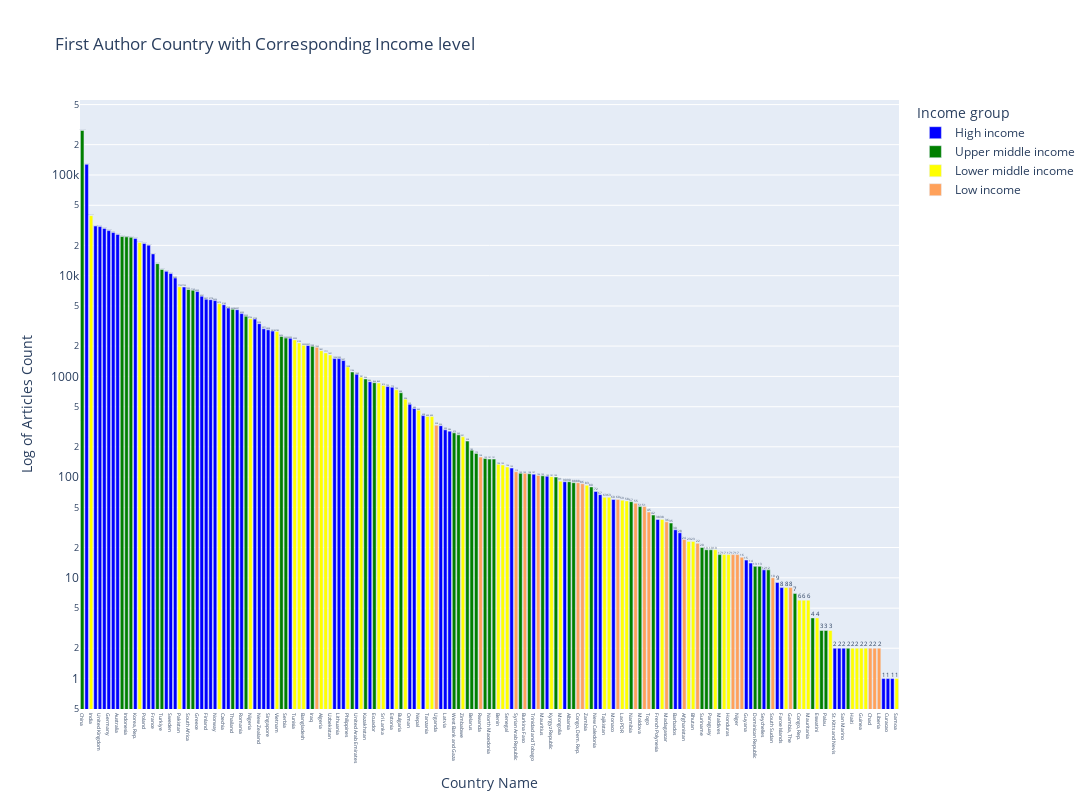

Notebook cell for this chart:
### Markdown cell above
# Visualization-1 (First Author Country with Corresponding Income level)

### Code cell
import plotly.express as px
fig=px.bar(first_author_ctry_data, x='Country Name', y='Articles Count', color='Income group', log_y=True, color_discrete_map={
                'High income': 'blue',
                'Upper middle income' : 'green',
                'Lower middle income': 'yellow',
                'Low Income' : 'red'},
            labels={"Articles Count": "Log of Articles Count"},
           title='First Author Country with Corresponding Income level',
               category_orders={'Income group':['High income', 'Upper middle income', 'Lower middle income','Low Income']}, width=1500, height=800, text_auto=True)
fig.update_layout(xaxis_categoryorder = 'total descending')
fig.update_layout(
xaxis = dict(
tickfont = dict(size=5)))
fig.update_traces(cliponaxis=False)
'''
fig.update_layout(color_discrete_map={
                'High income': 'blue',
                'Upper middle income' : 'green',
                'Lower middle income': 'yellow',
                'Low Income' : 'red'})
'''
#fig.write_html("/Users/prathimagodha/Desktop/plot1.html")
fig.show()

### Figure 1 — Plotly figure (JSON) as saved in the notebook; plotly's stock layout.template omitted (floating-point values rounded to 4 significant figures)
{"data": [{"alignmentgroup": "True", "cliponaxis": false, "hovertemplate": "Income group=High income<br>Country Name=%{x}<br>Log of Articles Count=%{y}<extra></extra>", "legendgroup": "High income", "marker": {"color": "blue", "pattern": {"shape": ""}}, "name": "High income", "offsetgroup": "High income", "orientation": "v", "showlegend": true, "textposition": "auto", "texttemplate": "%{y}", "type": "bar", "x": ["United States", "Spain", "United Kingdom", "Italy", "Germany", "Canada", "Australia", "Korea, Rep.", "Poland", "Japan", "France", "Netherlands", "Sweden", "Portugal", "Switzerland", "Greece", "Belgium", "Finland", "Denmark", "Norway", "Czechia", "Austria", "Saudi Arabia", "Romania", "Chile", "New Zealand", "Israel", "Singapore", "Hungary", "Ireland", "Slovak Republic", "Croatia", "Lithuania", "Slovenia", "United Arab Emirates", "Cyprus", "Qatar", "Estonia", "Oman", "Kuwait", "Iceland", "Luxembourg", "Latvia", "Uruguay", "Brunei Darussalam", "Trinidad and Tobago", "Malta", "Bahrain", "New Caledonia", "Panama", "Monaco", "French Polynesia", "Barbados", "Greenland", "Guyana", "Bahamas, The", "Seychelles", "Bermuda", "Faroe Islands", "St. Kitts and Nevis", "Liechtenstein", "San Marino", "Turks and Caicos Islands", "Curacao", "Andorra"], "xaxis": "x", "y": [127527, 31149, 30720, 29463, 28023, 26800, 25711, 23459, 20894, 20074, 16458, 11042, 10510, 9483, 7722, 6959, 6261, 5837, 5778, 5656, 5145, 4768, 4597, 4205, 3708, 3338, 2971, 2898, 2818, 2392, 2027, 1504, 1502, 1437, 1049, 886, 793, 779, 529, 480, 408, 324, 295, 286, 123, 107, 102, 90, 72, 67, 60, 38, 30, 28, 15, 14, 12, 9, 8, 2, 2, 2, 1, 1, 1], "yaxis": "y"}, {"alignmentgroup": "True", "cliponaxis": false, "hovertemplate": "Income group=Upper middle income<br>Country Name=%{x}<br>Log of Articles Count=%{y}<extra></extra>", "legendgroup": "Upper middle income", "marker": {"color": "green", "pattern": {"shape": ""}}, "name": "Upper middle income", "offsetgroup": "Upper middle income", "orientation": "v", "showlegend": true, "textposition": "auto", "texttemplate": "%{y}", "type": "bar", "x": ["China", "Brazil", "Indonesia", "Russian Federation", "Malaysia", "Turkiye", "South Africa", "Mexico", "Thailand", "Argentina", "Colombia", "Serbia", "Iraq", "Peru", "Kazakhstan", "Ecuador", "Bulgaria", "West Bank and Gaza", "Costa Rica", "Georgia", "Belarus", "Cuba", "Bosnia and Herzegovina", "North Macedonia", "Botswana", "Azerbaijan", "Armenia", "Mauritius", "Montenegro", "Albania", "Fiji", "Kosovo", "Namibia", "Moldova", "Jamaica", "Libya", "Suriname", "Guatemala", "Paraguay", "Maldives", "Dominican Republic", "Grenada", "Turkmenistan", "Gabon", "Belize", "St. Lucia", "Palau", "El Salvador"], "xaxis": "x", "y": [276703, 24481, 24295, 24051, 13170, 11534, 7292, 7169, 4638, 3953, 2496, 2402, 1988, 1106, 944, 866, 688, 275, 263, 228, 185, 172, 153, 151, 151, 109, 108, 103, 100, 90, 88, 80, 57, 51, 42, 35, 20, 19, 19, 17, 13, 13, 12, 7, 4, 3, 3, 2], "yaxis": "y"}, {"alignmentgroup": "True", "cliponaxis": false, "hovertemplate": "Income group=Lower middle income<br>Country Name=%{x}<br>Log of Articles Count=%{y}<extra></extra>", "legendgroup": "Lower middle income", "marker": {"color": "yellow", "pattern": {"shape": ""}}, "name": "Lower middle income", "offsetgroup": "Lower middle income", "orientation": "v", "showlegend": true, "textposition": "auto", "texttemplate": "%{y}", "type": "bar", "x": ["India", "Iran, Islamic Rep.", "Pakistan", "Egypt, Arab Rep.", "Nigeria", "Vietnam", "Tunisia", "Morocco", "Bangladesh", "Algeria", "Ukraine", "Uzbekistan", "Philippines", "Ghana", "Jordan", "Sri Lanka", "Kenya", "Lebanon", "Nepal", "Tanzania", "Cameroon", "Zimbabwe", "Benin", "Cote d'Ivoire", "Senegal", "Kyrgyz Republic", "Mongolia", "Zambia", "Tajikistan", "Cambodia", "Lao PDR", "Bolivia", "Myanmar", "Lesotho", "Bhutan", "Angola", "Papua New Guinea", "Honduras", "Nicaragua", "Congo, Rep.", "Djibouti", "Mauritania", "Eswatini", "Cabo Verde", "Haiti", "Vanuatu", "Guinea", "Timor-Leste", "Samoa"], "xaxis": "x", "y": [39469, 21386, 7755, 5270, 3726, 2785, 2303, 2150, 2033, 1801, 1711, 1631, 1238, 981, 860, 812, 735, 594, 462, 400, 400, 251, 134, 132, 126, 101, 91, 83, 63, 63, 59, 58, 38, 23, 23, 19, 17, 17, 8, 6, 6, 6, 4, 3, 2, 2, 2, 2, 1], "yaxis": "y"}, {"alignmentgroup": "True", "cliponaxis": false, "hovertemplate": "Income group=Low income<br>Country Name=%{x}<br>Log of Articles Count=%{y}<extra></extra>", "legendgroup": "Low income", "marker": {"color": "#FFA15A", "pattern": {"shape": ""}}, "name": "Low income", "offsetgroup": "Low income", "orientation": "v", "showlegend": true, "textposition": "auto", "texttemplate": "%{y}", "type": "bar", "x": ["Ethiopia", "Uganda", "Rwanda", "Syrian Arab Republic", "Burkina Faso", "Sudan", "Congo, Dem. Rep.", "Malawi", "Mozambique", "Yemen, Rep.", "Mali", "Togo", "Madagascar", "Afghanistan", "Burundi", "Somalia", "Niger", "Sierra Leone", "South Sudan", "Gambia, The", "Chad", "Central African Republic", "Liberia"], "xaxis": "x", "y": [1943, 328, 158, 113, 109, 104, 88, 86, 60, 55, 51, 45, 36, 24, 22, 17, 17, 16, 10, 8, 2, 2, 2], "yaxis": "y"}], "layout": {"barmode": "relative", "height": 800, "legend": {"title": {"text": "Income group"}, "tracegroupgap": 0}, "title": {"text": "First Author Country with Corresponding Income level"}, "width": 1500, "xaxis": {"anchor": "y", "categoryorder": "total descending", "domain": [0, 1], "tickfont": {"size": 5}, "title": {"text": "Country Name"}}, "yaxis": {"anchor": "x", "domain": [0, 1], "title": {"text": "Log of Articles Count"}, "type": "log"}}}
